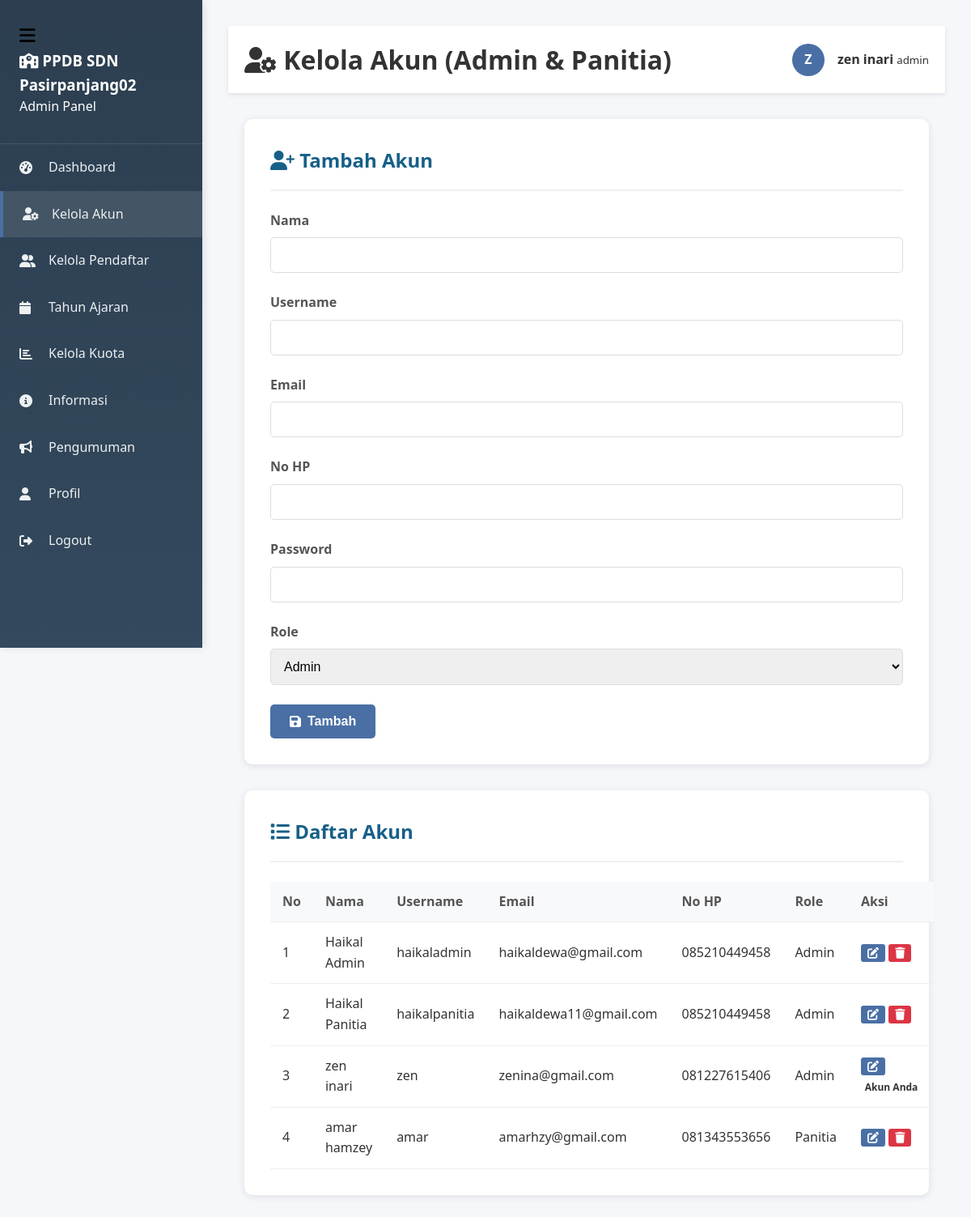
Screenshot of /admin/kelola_akun.php (signed in) with the database file from the repository.
### tables this page shows
CREATE TABLE IF NOT EXISTS `users` (
  `id` int(11) NOT NULL AUTO_INCREMENT,
  `nama` varchar(100) DEFAULT NULL,
  `username` varchar(50) NOT NULL,
  `no_hp` varchar(20) DEFAULT NULL,
  `email` varchar(100) DEFAULT NULL,
  `password` varchar(255) NOT NULL,
  `role` enum('admin','panitia','pendaftar') NOT NULL,
  `created_at` timestamp NOT NULL DEFAULT current_timestamp(),
  `reset_token` varchar(100) DEFAULT NULL,
  `reset_expired` datetime DEFAULT NULL,
  PRIMARY KEY (`id`),
  UNIQUE KEY `username` (`username`)
);

### admin/kelola_akun.php (the view, shortened to what this page needs)
<?php
$db = new Database();
$conn = $db->getConnection();
$editData = null;
$result = $conn->query("
    SELECT * FROM users
    WHERE role IN ('admin','panitia')
    ORDER BY role, nama
");
?>
<!DOCTYPE html>
<html lang="id">
<head>
    <link rel="stylesheet" href="../assets/css/style.css">
    <link rel="stylesheet" href="https://cdnjs.cloudflare.com/ajax/libs/font-awesome/6.4.0/css/all.min.css">
</head>
<body>
    <?php include '../includes/sidebar.php'; ?>
    <div class="main-content">
        <div class="dashboard-header">
            <div class="container">
                <h1><i class="fas fa-user-cog"></i> Kelola Akun (Admin & Panitia)</h1>
                <div class="user-info">
                    <div class="user-avatar">
                        <?php echo strtoupper(substr($_SESSION['nama'], 0, 1)); ?>
                    </div>
                    <div>
                        <strong><?php echo htmlspecialchars($_SESSION['nama']); ?></strong>
                        <small><?php echo htmlspecialchars($_SESSION['role']); ?></small>
                    </div>
                </div>
            </div>
        </div>
        <div class="container">
            <div class="form-section">
                <h2>
                    <i class="fas fa-<?php echo $editData ? 'edit' : 'user-plus'; ?>"></i>
                    <?php echo $editData ? 'Edit Akun' : 'Tambah Akun'; ?>
                </h2>
                <form method="POST">
                    <div class="form-group">
                        <label>Nama</label>
                        <input type="text" name="nama" required value="<?php echo $editData['nama'] ?? ''; ?>">
                    </div>
                    <div class="form-group">
                        <label>Username</label>
                        <input type="text" name="username" required value="<?php echo $editData['username'] ?? ''; ?>">
                    </div>
                    <div class="form-group">
                        <label>Email</label>
                        <input type="email" name="email" required value="<?php echo $editData['email'] ?? ''; ?>">
                    </div>
                    <div class="form-group">
                         <label>No HP</label>
                         <input type="text" name="no_hp" required value="<?php echo $editData['no_hp'] ?? ''; ?>">
                      </div>
                    <div class="form-group">
                        <label>Password <?php echo $editData ? '(kosongkan jika tidak diubah)' : ''; ?></label>
                        <input type="password" name="password" <?php echo $editData ? '' : 'required'; ?>>
                    </div>
                    <div class="form-group">
                        <label>Role</label>
                        <select name="role" required>
                            <option value="admin" <?php if (($editData['role'] ?? '') == 'admin')
                                echo 'selected'; ?>>Admin
                            </option>
                        </select>
                    </div>
                    <button class="btn-primary" type="submit"
                        name="<?php echo $editData ? 'edit_akun' : 'tambah_akun'; ?>">
                        <i class="fas fa-save"></i>
                        <?php echo $editData ? 'Update' : 'Tambah'; ?>
                    </button>
                </form>
            </div>
            <div class="form-section">
                <h2><i class="fas fa-list"></i> Daftar Akun</h2>
                <table class="table table-responsive">
                    <thead>
                        <tr>
                            <th>No</th>
                            <th>Nama</th>
                            <th>Username</th>
                            <th>Email</th>
                            <th>No HP</th>
                            <th>Role</th>
                            <th>Aksi</th>
                        </tr>
                    </thead>
                    <tbody>
                        <?php $no = 1;
                        while ($row = $result->fetch_assoc()): ?>
                            <tr>
                                <td><?php echo $no++; ?></td>
                                <td><?php echo htmlspecialchars($row['nama']); ?></td>
                                <td><?php echo htmlspecialchars($row['username']); ?></td>
                                <td><?php echo htmlspecialchars($row['email']); ?></td>
                                <td><?php echo htmlspecialchars($row['no_hp']); ?></td>
                                <td><?php echo ucfirst($row['role']); ?></td>
                                <td>
                                    <a href="?edit=<?php echo $row['id']; ?>" class="btn-primary btn-sm">
                                        <i class="fas fa-edit"></i>
                                    </a>
                                    <?php if ($row['id'] != $_SESSION['user_id']): ?>
                                        <a href="?hapus=<?php echo $row['id']; ?>" class="btn-danger btn-sm"
                                            onclick="return confirm('Hapus akun ini?')">
                                            <i class="fas fa-trash"></i>
                                        </a>
                                    <?php else: ?>
                                        <span class="badge">Akun Anda</span>
                                    <?php endif; ?>
                                </td>
                            </tr>
                        <?php endwhile; ?>
                    </tbody>
                </table>
            </div>
        </div>
    </div>
</body>
</html>

### assets/css/style.css (style rules this page uses)
* { margin: 0; padding: 0; box-sizing: border-box; }
body { font-family: 'Segoe UI', Tahoma, Geneva, Verdana, sans-serif; line-height: 1.6; color: #333; background-color: #f5f7fa; }
.container { max-width: 1200px; margin: 0 auto; padding: 0 20px; }
.btn-primary, .btn-secondary, .btn-success, .btn-danger { padding: 0.75rem 1.5rem; border: none; border-radius: 5px; font-size: 1rem; font-weight: 600; cursor: pointer; transition: all 0.3s ease; text-decoration: none; display: inline-flex; align-items: center; justify-content: center; gap: 0.5rem; }
.btn-primary { background: #4a6fa5; color: white; }
.btn-danger { background: #dc3545; color: white; }
.form-group { margin-bottom: 1.5rem; }
.form-group label { display: block; margin-bottom: 0.5rem; font-weight: 600; color: #555; }
.form-group input, .form-group select, .form-group textarea { width: 100%; padding: 0.75rem; border: 1px solid #ddd; border-radius: 5px; font-size: 1rem; transition: border-color 0.3s; }
.dashboard-header { background: white; padding: 1rem 0; margin-bottom: 2rem; box-shadow: 0 2px 5px rgba(0,0,0,0.1); }
.dashboard-header .container { display: flex; justify-content: space-between; align-items: center; }
.user-info { display: flex; align-items: center; gap: 1rem; }
.user-avatar { width: 40px; height: 40px; background: #4a6fa5; color: white; border-radius: 50%; display: flex; align-items: center; justify-content: center; font-weight: bold; }
.main-content { margin-left: 250px; padding: 2rem; }
.table { width: 100%; border-collapse: collapse; }
.table th, .table td { padding: 1rem; text-align: left; border-bottom: 1px solid #eee; }
.table th { background: #f8f9fa; font-weight: 600; color: #555; }
.form-section { background: white; border-radius: 10px; padding: 2rem; box-shadow: 0 2px 10px rgba(0,0,0,0.1); margin-bottom: 2rem; }
.form-section h2 { color: #166088; margin-bottom: 1.5rem; padding-bottom: 1rem; border-bottom: 2px solid #f0f0f0; }
.table-responsive { overflow-x: auto; -webkit-overflow-scrolling: touch; }
.badge { display: inline-block; padding: 0.25em 0.4em; font-size: 75%; font-weight: 700; line-height: 1; text-align: center; white-space: nowrap; vertical-align: baseline; border-radius: 0.25rem; }
.btn-sm { padding: 0.25rem 0.5rem; font-size: 0.875rem; line-height: 1.5; border-radius: 0.2rem; }
.table th, .table td { padding: 12px 15px; text-align: left; vertical-align: middle; }

### includes/sidebar.php (style rules this page uses)
.main-content { margin-left: 250px; transition: margin-left .3s ease; }

### rows the page displays
users: nama "Haikal Admin", username "haikaladmin", email "haikaldewa@gmail.com", no_hp "085210449458", role "Admin"
users: nama "Haikal Panitia", username "haikalpanitia", email "haikaldewa11@gmail.com", no_hp "085210449458", role "Admin"
users: nama "zen inari", username "zen", email "zenina@gmail.com", no_hp "081227615406", role "Admin", shows "Akun Anda"
users: nama "amar hamzey", username "amar", email "amarhzy@gmail.com", no_hp "081343553656", role "Panitia"

### other values shown
$role "Admin"
$item['label'] "Dashboard"
$item['label'] "Kelola Akun"
$item['label'] "Kelola Pendaftar"
$item['label'] "Tahun Ajaran"
$item['label'] "Kelola Kuota"
$item['label'] "Informasi"
$item['label'] "Pengumuman"
$item['label'] "Profil"
$item['label'] "Logout"
substr($_SESSION['nama'], 0, 1) "Z"
$_SESSION['nama'] "zen inari"
$_SESSION['role'] "admin"
